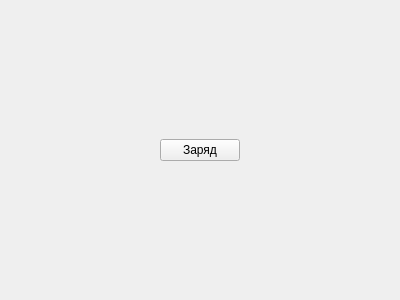
<?xml version="1.0" encoding="UTF-8"?>
<ui version="4.0">
 <class>WidgetCharge</class>
 <widget class="QWidget" name="WidgetCharge">
  <property name="geometry">
   <rect>
    <x>0</x>
    <y>0</y>
    <width>400</width>
    <height>300</height>
   </rect>
  </property>
  <property name="windowTitle">
   <string>Form</string>
  </property>
  <layout class="QHBoxLayout" name="horizontalLayout">
   <item>
    <widget class="QPushButton" name="pushButton">
     <property name="sizePolicy">
      <sizepolicy hsizetype="Fixed" vsizetype="Fixed">
       <horstretch>0</horstretch>
       <verstretch>0</verstretch>
      </sizepolicy>
     </property>
     <property name="text">
      <string>Заряд</string>
     </property>
    </widget>
   </item>
  </layout>
 </widget>
 <resources/>
 <connections/>
</ui>
